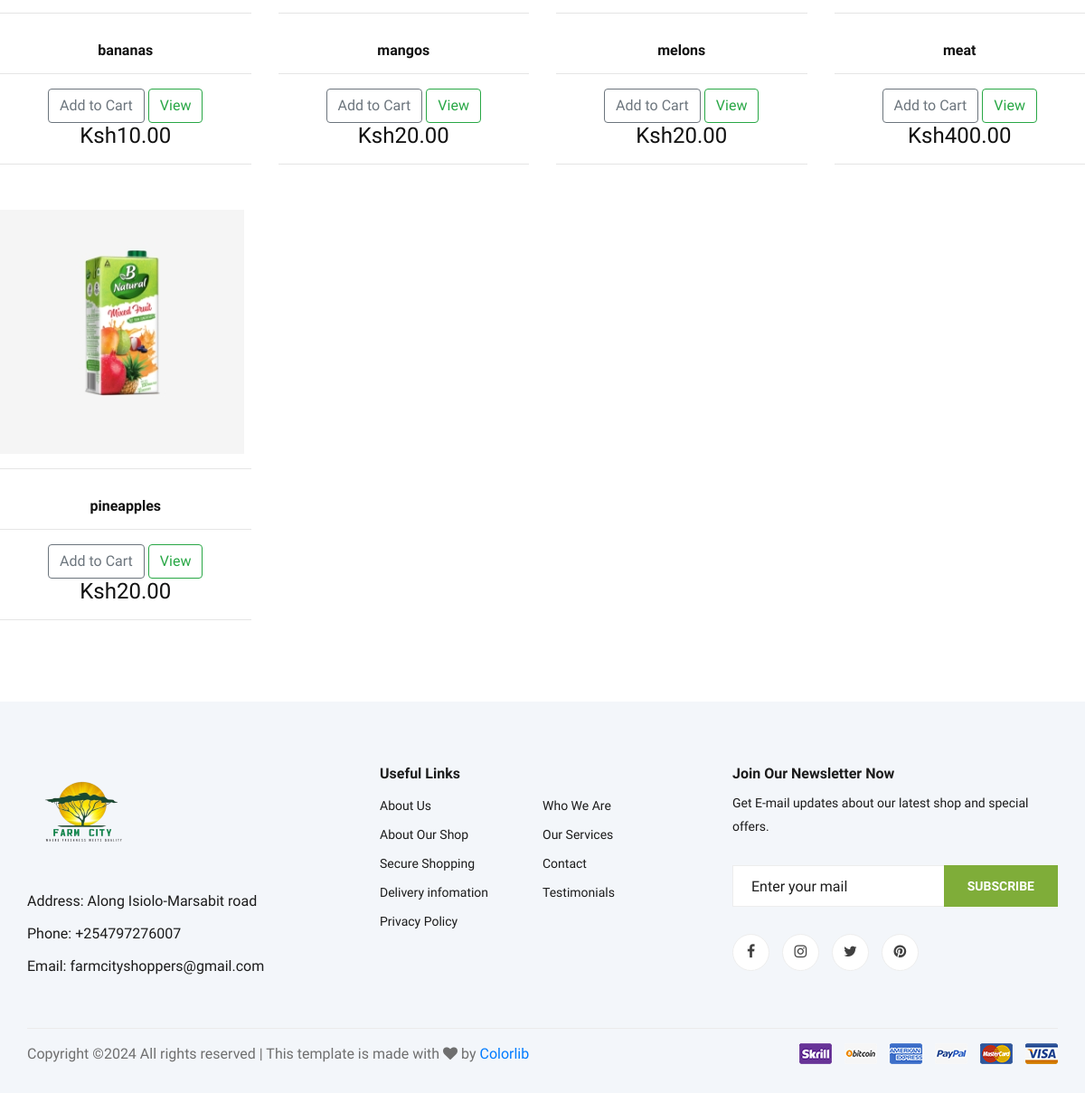
The app's page / (lower part), older data.
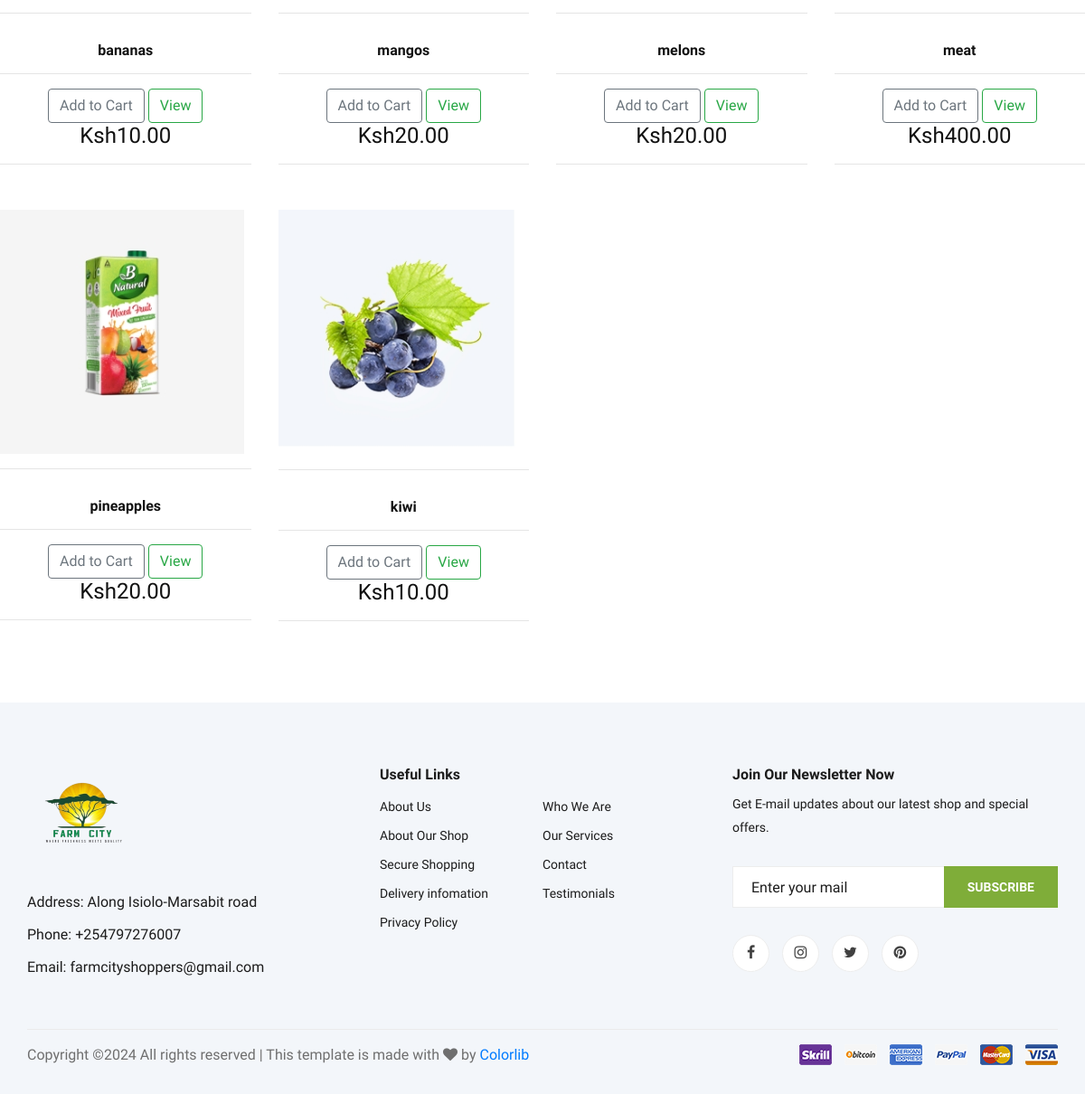
The same page, newer data.
### farmcityecommerce/models.py (models this page shows, shortened)
class Product(models.Model):
    name = models.CharField(max_length=300,null=True)
    description= models.TextField()
    price= models.FloatField()
    Availability = models.BooleanField(default=False,null=True,blank=False)
    image = models.ImageField(upload_to='product/' ,null=True, blank=True)

### farmcityecommerce/views.py (the view)
# urls.py: path("", home, name='home'),
def home(request):
    products = Product.objects.all()
    cartItems = 0  # Default value for cart items
    if request.user.is_authenticated:
        try:
            customer = request.user.customer
        except Customer.DoesNotExist:
            customer = Customer.objects.create(user=request.user, email=request.user.email)
        order, created = Order.objects.get_or_create(customer=customer, complete=False)
        items = order.orderitem_set.all()
        cartItems = order.get_cart_items
    else:
        items = []
        order = {'get_cart_total': 0, 'get_cart_items': 0}
        cartItems = order['get_cart_items']
    context = {'products': products, 'cartItems': cartItems}
    return render(request, 'farmcityecommerce/home.html', context)

### farmcityecommerce/templates/farmcityecommerce/home.html (shortened to what this page needs)
{% extends 'partials/base.html' %}
{% load static %}
{% block content%}
    <section class="featured spad">
            <div class="row featured__filter">
                 {% for product in products %}
                 <div class="col-lg-3 col-md-4 col-sm-6">
                    <div class="featured__item">
                         <img class="thumbnail" src="{{ product.image.url }}">
                         <hr>
                         <div class="featured__item__text">
                            <h6><strong>{{ product.name }}</strong></h6>
                             <hr>
                             <button data-product={{product.id}} data-action="add" class="btn btn-outline-secondary add-btn updatecart">Add to Cart</button>
                             <a class="btn btn-outline-success" href="{% url 'farmcityecommerce:product' product.id %}">View</a>
                             <h4 class ="display: inline-block; float: right">Ksh{{product.price|floatformat:2}}</h4>
                             <hr>
                         </div>
                     </div>
                 </div>
                 {% endfor %}
            </div>
    </section>
</body>
</html>
{% endblock %}

Row changes from the older to the newer data that the page shows:
added Product: image (picture), name "kiwi", price "10.00"
